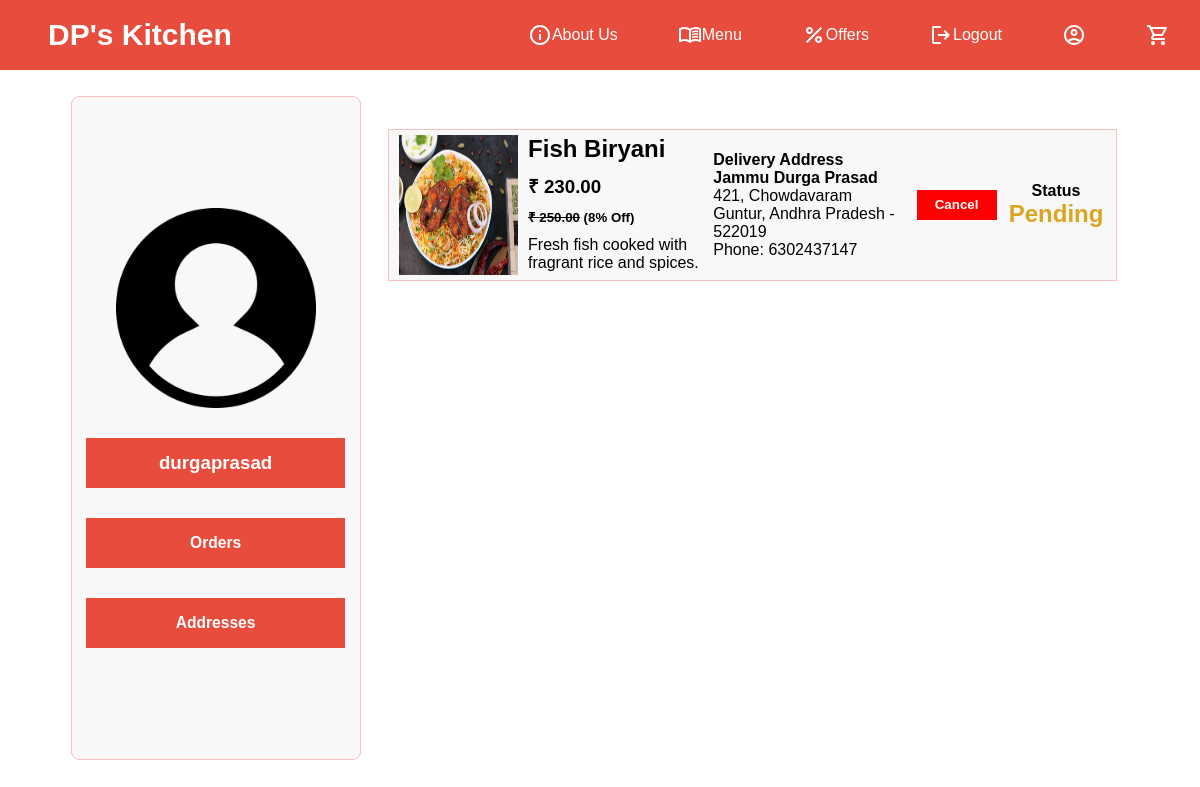
Screenshot of /orders/ (signed in) with the database file from the repository.
### shop4/models.py (models this page shows, shortened)
class Order(models.Model):
    user = models.ForeignKey(User, on_delete=models.CASCADE, related_name='orders')
    biryani = models.ForeignKey(Biryani, on_delete=models.CASCADE)
    quantity = models.PositiveIntegerField(default=1)
    total_price = models.DecimalField(max_digits=8, decimal_places=2)
    status = models.CharField(max_length=20, default="Pending")  # "Pending", "Cancelled"
    order_date = models.DateTimeField(auto_now_add=True)
    address = models.ForeignKey(Addresses, on_delete=models.CASCADE, related_name='orders', default=None, null=True)

class Biryani(models.Model):
    CATEGORY_CHOICES = [
        ('biryani', 'Biryani'),
        ('veg_starters', 'Veg Starters'),
        ('nonveg_starters', 'Non-Veg Starters'),
        ('veg_curries', 'Veg Curries'),
        ('nonveg_curries', 'Non-Veg Curries'),
        ('fried_rice', 'Fried Rice'),
        ('tandoori', 'Tandoori'),
    ]
    name = models.CharField(max_length=200)
    image = models.ImageField(upload_to='img')
    price = models.DecimalField(max_digits=6, decimal_places=2)
    discount = models.IntegerField()
    description = models.TextField()
    category = models.CharField(max_length=20, choices=CATEGORY_CHOICES)

class Addresses(models.Model):
    user = models.ForeignKey(User, on_delete=models.CASCADE, related_name='addresses')
    fullname = models.CharField(max_length=40)
    phone = models.IntegerField()
    pincode = models.CharField(max_length=6)
    state = models.CharField(max_length=50)
    city = models.CharField(max_length=50)
    doorno = models.CharField(max_length=100)
    area = models.CharField(max_length=100)

### shop4/views.py (the view)
# urls.py: path('orders/', views.orders_page, name='orders_page'),
def orders_page(request):
    orders = request.user.orders.all().order_by('-order_date')  # Latest orders first
    context = {
        'orders': orders
    }
    return render(request, 'orders.html', context)

### templates/orders.html (shortened to what this page needs)
{% extends 'base.html' %}
{% load static %}
{% block content %}
<div class="profile_container">
    <div class="p1">
        <div class="profile_image">
            <img src="{% static 'profile.png' %}" style="height:100%;width:100%;" alt="Profile Image">
        </div>
        <div class="edit_name">
            <div class="profile_name"><h3>{{ user.username }}</h3></div>
        </div>
        <div class="profile_orders"><button class="profile_orders1" onclick="window.location.href='{% url 'orders_page' %}'"><h3>Orders</h3></button></div>
        <div class="profile_address"><button class="profile_address1" onclick="window.location.href='{% url 'addresses' %}'"><h3>Addresses</h3></button></div>
    </div>
    <div class="p2">
        <div class="my_orders">
            {% for order in orders %}
            <div class="each_order">
                <div class="my_image">
                    <img src="{{ order.biryani.image.url }}" alt="{{ order.biryani.name }}" style="height: 100%; width: 100%;">
                </div>
                <div class="my_details">
                    <h2>{{ order.biryani.name }}</h2>
                    <h3>₹ {{ order.total_price|floatformat:2 }}</h3>
                    <h5>
                        <s>₹ {{ order.biryani.price|floatformat:2 }}</s>
                        ({{ order.biryani.discount }}% Off)
                    </h5>
                    <p>{{ order.biryani.description }}</p>
                </div>
                <div class="order_address">
                    <h4>Delivery Address</h4>
                    <p>
                        <strong>{{ order.address.fullname }}</strong><br>
                        {{ order.address.doorno }}, {{ order.address.area }}<br>
                        {{ order.address.city }}, {{ order.address.state }} - {{ order.address.pincode }}<br>
                        Phone: {{ order.address.phone }}
                    </p>
                </div>
                <div class="order_cancel">
                    {% if order.status == 'Pending' %}
                    <form method="POST" action="{% url 'cancel_order' order.id %}">
                        <button type="submit" class="cancel_order_btn"><strong>Cancel</strong></button>
                    </form>
                    {% endif %}
                </div>
                <div class="order_status">
                    <h4>Status</h4>
                    <h2>{{ order.status }}</h2>
                </div>
            </div>
            {% endfor %}
        </div>
        </div>
    </div>
</div>
{% endblock %}

### templates/base.html (shortened to what this page needs)
<!DOCTYPE html>
<html lang="en">
<head>
    <link rel="stylesheet" href="/static/basecss.css">
</head>
<body>
    <nav>
        <div class="item_t"><a href="{% url 'home' %}">DP's Kitchen</a></div>
        <div class="item">
            <a href="{% url 'aboutus' %}">
            About Us</a></div>
        <div class="item">
            <a href="{% url 'menu' %}">
            Menu</a></div>
        <div class="item">
            <a href="{% url 'offers' %}">
            Offers</a></div>
        <div class="item">
            <a href="{% url 'logout' %}"><svg xmlns="http://www.w3.org/2000/svg" height="24px" viewBox="0 -960 960 960" width="24px" fill="white"><path d="M200-120q-33 0-56.5-23.5T120-200v-560q0-33 23.5-56.5T200-840h280v80H200v560h280v80H200Zm440-160-55-58 102-102H360v-80h327L585-622l55-58 200 200-200 200Z"/></svg>Logout</a>
            </div>
        <div class="item_v"><a href="{% url 'profile' %}">
        </a></div>
        <div class="item_v"><a href="{% url 'view_cart' %}">
        </a></div>
    </nav>
    <div class="main">
        {% block content %}
        {% endblock %}
</body>
</html>

### static/basecss.css (style rules this page uses)
* { padding: 0; margin: 0; font-family: Arial, sans-serif; }
body { display: flex; flex-direction: column; }
a { text-decoration: none; color: white; }
nav { position: fixed; top: 0; height: 70px; width: 100%; background-color: #e74c3c; color: white; display: flex; justify-content: flex-end; align-items: center; margin-right: 0; }
nav .item,.item_v { display: flex; align-items: center; }
.item { display: flex; align-items: center; justify-content: center; }
.item a { display: flex; align-items: center; justify-content: center; height: 100%; width: 100%; }
.item_v a { height: 100%; width: 100%; display: flex; align-items: center; justify-content: center; }
.item,.item_v { height: 70px; padding: 0 30px; }
.item_t { margin-right: auto; margin-left: 4%; font-size: 30px; font-weight:700; }
.main { width: 96%; padding-top: 80px; margin-left: 2%; margin-right: 2%; display: flex; flex-direction: column; justify-content: center; }
.profile_container { width: 100%; height: 87vh; display: flex; justify-content: center; align-items: center; gap: 20px; }
.p1 { background-color: #f8f8f8; border: 1px solid rgb(246, 192, 192); height: 95%; width: 25%; display: flex; flex-direction: column; align-items: center; justify-content: center; border-radius: 8px; gap: 30px; }
.p2 { height: 95%; width: 65%; display: flex; justify-content: center; align-items: center; }
.profile_image { height: 200px; width: 200px; }
.edit_name { background-color: #e74c3c; color: white; height: 50px; width: 90%; display: flex; flex-direction: row; justify-content: space-evenly; align-items: center; }
.profile_orders { background-color: #e74c3c; color: white; height: 50px; width: 90%; display: flex; justify-content: center; align-items: center; }
.profile_address { background-color: #e74c3c; color: white; height: 50px; width: 90%; display: flex; justify-content: center; align-items: center; }
.profile_orders1,.profile_address1 { height: 100%; width: 100%; background: none; border: none; color: white; cursor: pointer; }
.my_orders { height: 95%; width: 98%; overflow: auto; }
.each_order { background-color: #f8f8f8; height: 150px; width: 99%; border: 1px solid rgb(246, 192, 192); margin-top: 15px; display: flex; align-items: center; justify-content: space-around; }
.my_image { margin-left: 10px; height: 140px; width: 140px; }
.my_details { margin-left: 10px; height: 140px; width: 30%; display: flex; flex-direction: column; gap: 10px; }
.order_status { height: 140px; width: 140px; display: flex; flex-direction: column; align-items: center; justify-content: center; }
.cancel_order_btn { background-color: red; color: white; height: 30px; width: 80px; border: none; cursor: pointer; }

### rows the page displays
Order: biryani.image (picture), biryani.name "Fish Biryani", total_price "230.00", biryani.price "250.00", biryani.discount "8", biryani.description "Fresh fish cooked with fragrant rice and spices.", address.fullname "Jammu Durga Prasad", address.doorno "421", address.area "Chowdavaram", address.city "Guntur", address.state "Andhra Pradesh", address.pincode "522019", address.phone "6302437147", shows "Cancel", status "Pending"

### other values shown
{{ user.username }} "durgaprasad"
